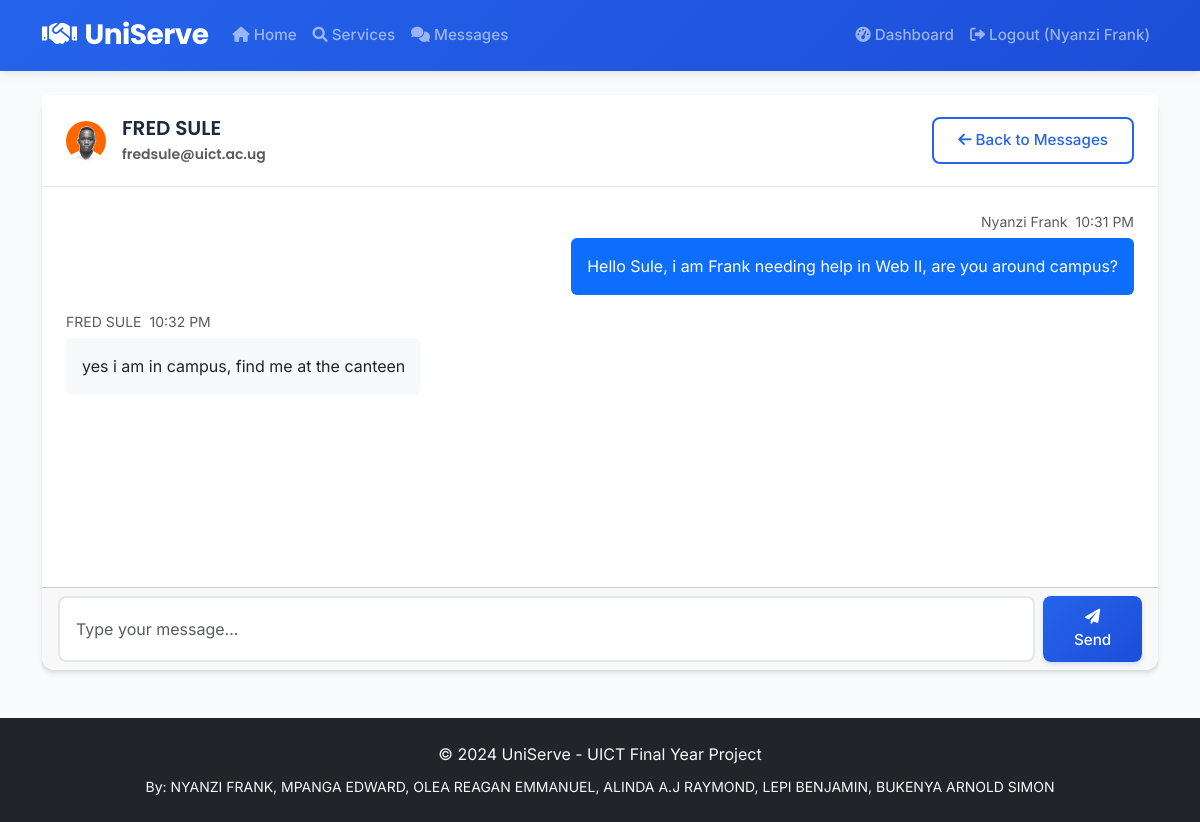
The page /messages/2 (signed in) on the database its author committed.
### app.py (models this page shows)
class User(db.Model):
    id = db.Column(db.Integer, primary_key=True)
    name = db.Column(db.String(100), nullable=False)
    email = db.Column(db.String(100), unique=True, nullable=False)
    password = db.Column(db.String(200), nullable=False)
    user_type = db.Column(db.String(20), nullable=False)
    profile_picture = db.Column(db.String(200), nullable=True)
    registration_date = db.Column(db.DateTime, default=datetime.utcnow)
    services = db.relationship('Service', backref='provider', lazy=True)
    reviews_given = db.relationship('Review', foreign_keys='Review.reviewer_id', backref='reviewer', lazy=True)
    reviews_received = db.relationship('Review', foreign_keys='Review.reviewee_id', backref='reviewee', lazy=True)

class Message(db.Model):
    id = db.Column(db.Integer, primary_key=True)
    sender_id = db.Column(db.Integer, db.ForeignKey('user.id'), nullable=False)
    receiver_id = db.Column(db.Integer, db.ForeignKey('user.id'), nullable=False)
    content = db.Column(db.Text, nullable=False)
    timestamp = db.Column(db.DateTime, default=datetime.utcnow)
    is_read = db.Column(db.Boolean, default=False)
    sender = db.relationship('User', foreign_keys=[sender_id], backref='sent_messages')
    receiver = db.relationship('User', foreign_keys=[receiver_id], backref='received_messages')

### app.py (the view, shortened to what this page needs)
@app.route('/messages/<int:user_id>', methods=['GET', 'POST'])
def conversation(user_id):
    if 'user_id' not in session:
        return redirect(url_for('login'))
    current_user_id = session['user_id']
    other_user = User.query.get_or_404(user_id)
    Message.query.filter_by(sender_id=user_id, receiver_id=current_user_id, is_read=False).update({'is_read': True})
    db.session.commit()
    messages = Message.query.filter(
        ((Message.sender_id == current_user_id) & (Message.receiver_id == user_id)) |
        ((Message.sender_id == user_id) & (Message.receiver_id == current_user_id))
    ).order_by(Message.timestamp.asc()).all()
    return render_template('conversation.html', messages=messages, other_user=other_user)

### templates/conversation.html (shortened to what this page needs)
{% extends "base.html" %}
{% block content %}
<div class="row">
    <div class="col-md-12">
        <div class="card">
            <div class="card-header d-flex justify-content-between align-items-center">
                <div class="d-flex align-items-center">
                    {% if other_user.profile_picture %}
                    <img src="{{ url_for('static', filename='uploads/profile_pictures/' + other_user.profile_picture) }}"
                         alt="{{ other_user.name }}"
                         class="rounded-circle me-3"
                         style="width: 40px; height: 40px; object-fit: cover;">
                    {% else %}
                    <div class="bg-primary text-white rounded-circle d-flex align-items-center justify-content-center me-3"
                         style="width: 40px; height: 40px;">
                        {{ other_user.name[0]|upper }}
                    </div>
                    {% endif %}
                    <div>
                        <h5 class="mb-0">{{ other_user.name }}</h5>
                        <small class="text-muted">{{ other_user.email }}</small>
                    </div>
                </div>
                <a href="{{ url_for('messages') }}" class="btn btn-outline-primary">
                    <i class="fas fa-arrow-left me-1"></i>Back to Messages
                </a>
            </div>
            <div class="card-body" style="height: 400px; overflow-y: auto;" id="messageContainer">
                {% if messages %}
                    {% for message in messages %}
                    <div class="d-flex mb-3 {% if message.sender_id == session.user_id %}justify-content-end{% endif %}">
                        <div class="{% if message.sender_id == session.user_id %}text-end{% endif %}" style="max-width: 70%;">
                            <div class="d-flex align-items-center {% if message.sender_id == session.user_id %}justify-content-end{% endif %} mb-1">
                                <small class="text-muted me-2">{{ message.sender.name }}</small>
                                <small class="text-muted">{{ message.timestamp.strftime('%I:%M %p') }}</small>
                            </div>
                            <div class="p-3 rounded {% if message.sender_id == session.user_id %}bg-primary text-white{% else %}bg-light{% endif %}">
                                {{ message.content }}
                            </div>
                        </div>
                    </div>
                    {% endfor %}
                {% else %}
                    <div class="text-center py-4">
                        <p class="text-muted">No messages yet. Start the conversation!</p>
                    </div>
                {% endif %}
            </div>
            <div class="card-footer">
                <form method="POST" class="d-flex">
                    <input type="text" name="content" class="form-control me-2" placeholder="Type your message..." required>
                    <button type="submit" class="btn btn-primary">
                        <i class="fas fa-paper-plane"></i> Send
                    </button>
                </form>
            </div>
        </div>
    </div>
</div>
{% endblock %}

### templates/base.html (shortened to what this page needs)
<!DOCTYPE html>
<html lang="en">
<head>
    <link href="https://cdn.jsdelivr.net/npm/bootstrap@5.3.0/dist/css/bootstrap.min.css" rel="stylesheet">
    <link rel="stylesheet" href="https://cdnjs.cloudflare.com/ajax/libs/font-awesome/6.0.0/css/all.min.css">
    <link href="{{ url_for('static', filename='css/style.css') }}" rel="stylesheet">
</head>
<body>
    <nav class="navbar navbar-expand-lg navbar-dark">
        <div class="container">
            <a class="navbar-brand" href="{{ url_for('index') }}">
                <i class="fas fa-handshake me-2"></i>UniServe
            </a>
            <div class="collapse navbar-collapse" id="navbarNav">
                <ul class="navbar-nav me-auto">
                    <li class="nav-item">
                        <a class="nav-link" href="{{ url_for('index') }}">
                            <i class="fas fa-home me-1"></i>Home
                        </a>
                    </li>
                    <li class="nav-item">
                        <a class="nav-link" href="{{ url_for('services') }}">
                            <i class="fas fa-search me-1"></i>Services
                        </a>
                    </li>
                    {% if session.user_id %}
                    <li class="nav-item">
                        <a class="nav-link" href="{{ url_for('messages') }}">
                            <i class="fas fa-comments me-1"></i>Messages
                        </a>
                    </li>
                    {% endif %}
                </ul>
                <ul class="navbar-nav">
                    {% if session.user_id %}
                        <li class="nav-item">
                            <a class="nav-link" href="{{ url_for('dashboard') }}">
                                <i class="fas fa-tachometer-alt me-1"></i>Dashboard
                            </a>
                        </li>
                        <li class="nav-item">
                            <a class="nav-link" href="{{ url_for('logout') }}">
                                <i class="fas fa-sign-out-alt me-1"></i>Logout ({{ session.user_name }})
                            </a>
                        </li>
                    {% endif %}
                </ul>
            </div>
        </div>
    </nav>
    <div class="container mt-4">
        {% block content %}{% endblock %}
    </div>
    <footer class="bg-dark text-light py-4 mt-5">
        <div class="container text-center">
            <p class="mb-2">&copy; 2024 UniServe - UICT Final Year Project</p>
            <p class="mb-0 small">
                By: NYANZI FRANK, MPANGA EDWARD, OLEA REAGAN EMMANUEL,
                ALINDA A.J RAYMOND, LEPI BENJAMIN, BUKENYA ARNOLD SIMON
            </p>
        </div>
    </footer>
</body>
</html>

### static/css/style.css (style rules this page uses)
:root { --primary-color: #2563eb; --primary-dark: #1d4ed8; --secondary-color: #64748b; --success-color: #10b981; --warning-color: #f59e0b; --danger-color: #ef4444; --light-color: #f8fafc; --dark-color: #1e293b; --border-radius: 12px; --shadow: 0 4px 6px -1px rgba(0, 0, 0, 0.1), 0 2px 4px -1px rgba(0, 0, 0, 0.06); --shadow-lg: 0 10px 15px -3px rgba(0, 0, 0, 0.1), 0 4px 6px -2px rgba(0, 0, 0, 0.05); }
body { font-family: 'Inter', -apple-system, BlinkMacSystemFont, 'Segoe UI', Roboto, sans-serif; background-color: #f8fafc; color: #334155; line-height: 1.6; font-weight: 400; }
h1, h2, h3, h4, h5, h6 { font-family: 'Poppins', -apple-system, BlinkMacSystemFont, 'Segoe UI', Roboto, sans-serif; font-weight: 600; line-height: 1.3; color: #1e293b; margin-bottom: 0.5rem; }
h5 { font-size: 1.25rem; }
.navbar-brand { font-family: 'Poppins', sans-serif; font-weight: 700; font-size: 1.75rem; letter-spacing: -0.5px; }
.navbar-nav .nav-link { font-weight: 500; font-size: 0.95rem; transition: color 0.2s ease; }
.card { border: none; border-radius: var(--border-radius); box-shadow: var(--shadow); transition: all 0.3s ease; background: white; }
.card-header { background: white; border-bottom: 1px solid #e2e8f0; font-family: 'Poppins', sans-serif; font-weight: 600; padding: 1.25rem 1.5rem; }
.card-body { padding: 1.5rem; }
.btn { font-family: 'Inter', sans-serif; font-weight: 500; border-radius: 8px; padding: 0.625rem 1.5rem; transition: all 0.2s ease; border: none; font-size: 0.95rem; }
.btn-primary { background: linear-gradient(135deg, var(--primary-color), var(--primary-dark)); box-shadow: 0 2px 4px rgba(37, 99, 235, 0.2); }
.btn-outline-primary { border: 2px solid var(--primary-color); color: var(--primary-color); background: transparent; }
.form-control { border: 2px solid #e2e8f0; border-radius: 8px; padding: 0.75rem 1rem; font-size: 1rem; transition: all 0.2s ease; font-family: 'Inter', sans-serif; }
.navbar { box-shadow: 0 2px 10px rgba(0, 0, 0, 0.1); background: linear-gradient(135deg, var(--primary-color), var(--primary-dark)) !important; }
footer { background: #1e293b !important; color: #cbd5e1; font-family: 'Inter', sans-serif; }
footer p { margin-bottom: 0.25rem; }

### rows shown on the page
User: user_name "Nyanzi Frank"
User: profile_picture (picture), name "FRED SULE", email "fredsule@uict.ac.ug"
Message: sender.name "Nyanzi Frank", timestamp "10:31 PM", content "Hello Sule, i am Frank needing help in Web II, are you around campus?"
Message: sender.name "FRED SULE", timestamp "10:32 PM", content "yes i am in campus, find me at the canteen"
